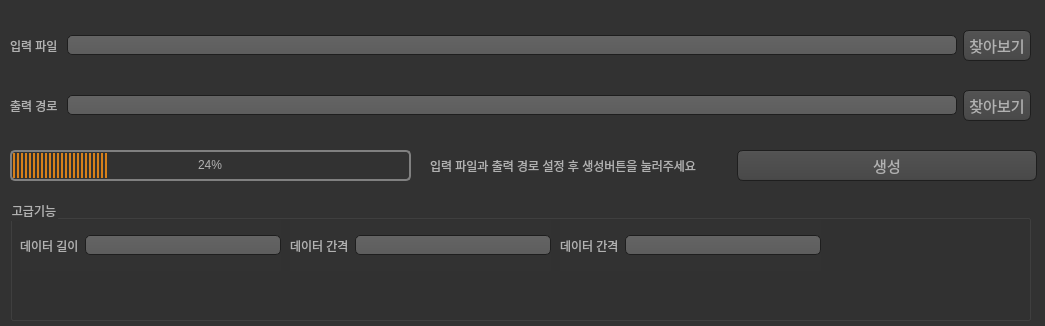
<?xml version="1.0" encoding="UTF-8"?>
<ui version="4.0">
 <class>Dialog</class>
 <widget class="QDialog" name="Dialog">
  <property name="geometry">
   <rect>
    <x>0</x>
    <y>0</y>
    <width>1045</width>
    <height>326</height>
   </rect>
  </property>
  <property name="windowTitle">
   <string>Bard</string>
  </property>
  <property name="styleSheet">
   <string notr="true">QToolTip
{
     border: 1px solid black;
     background-color: #ffa02f;
     padding: 1px;
     border-radius: 3px;
     opacity: 100;
}

QWidget
{
    color: #b1b1b1;
    background-color: #323232;
}

QWidget:item:hover
{
    background-color: QLinearGradient( x1: 0, y1: 0, x2: 0, y2: 1, stop: 0 #ffa02f, stop: 1 #ca0619);
    color: #000000;
}

QWidget:item:selected
{
    background-color: QLinearGradient( x1: 0, y1: 0, x2: 0, y2: 1, stop: 0 #ffa02f, stop: 1 #d7801a);
}

QMenuBar::item
{
    background: transparent;
}

QMenuBar::item:selected
{
    background: transparent;
    border: 1px solid #ffaa00;
}

QMenuBar::item:pressed
{
    background: #444;
    border: 1px solid #000;
    background-color: QLinearGradient(
        x1:0, y1:0,
        x2:0, y2:1,
        stop:1 #212121,
        stop:0.4 #343434/*,
        stop:0.2 #343434,
        stop:0.1 #ffaa00*/
    );
    margin-bottom:-1px;
    padding-bottom:1px;
}

QMenu
{
    border: 1px solid #000;
}

QMenu::item
{
    padding: 2px 20px 2px 20px;
}

QMenu::item:selected
{
    color: #000000;
}

QWidget:disabled
{
    color: #404040;
    background-color: #323232;
}

QAbstractItemView
{
    background-color: QLinearGradient( x1: 0, y1: 0, x2: 0, y2: 1, stop: 0 #4d4d4d, stop: 0.1 #646464, stop: 1 #5d5d5d);
}

QWidget:focus
{
    /*border: 2px solid QLinearGradient( x1: 0, y1: 0, x2: 0, y2: 1, stop: 0 #ffa02f, stop: 1 #d7801a);*/
}

QLineEdit
{
    background-color: QLinearGradient( x1: 0, y1: 0, x2: 0, y2: 1, stop: 0 #4d4d4d, stop: 0 #646464, stop: 1 #5d5d5d);
    padding: 1px;
    border-style: solid;
    border: 1px solid #1e1e1e;
    border-radius: 5;
}

QPushButton
{
    color: #b1b1b1;
    background-color: QLinearGradient( x1: 0, y1: 0, x2: 0, y2: 1, stop: 0 #565656, stop: 0.1 #525252, stop: 0.5 #4e4e4e, stop: 0.9 #4a4a4a, stop: 1 #464646);
    border-width: 1px;
    border-color: #1e1e1e;
    border-style: solid;
    border-radius: 6;
    padding: 3px;
    font-size: 15px;
    padding-left: 5px;
    padding-right: 5px;
}

QPushButton:pressed
{
    background-color: QLinearGradient( x1: 0, y1: 0, x2: 0, y2: 1, stop: 0 #2d2d2d, stop: 0.1 #2b2b2b, stop: 0.5 #292929, stop: 0.9 #282828, stop: 1 #252525);
}

QComboBox
{
    selection-background-color: #ffaa00;
    background-color: QLinearGradient( x1: 0, y1: 0, x2: 0, y2: 1, stop: 0 #565656, stop: 0.1 #525252, stop: 0.5 #4e4e4e, stop: 0.9 #4a4a4a, stop: 1 #464646);
    border-style: solid;
    border: 1px solid #1e1e1e;
    border-radius: 5;
}

QComboBox:hover,QPushButton:hover
{
    border: 2px solid QLinearGradient( x1: 0, y1: 0, x2: 0, y2: 1, stop: 0 #ffa02f, stop: 1 #d7801a);
}


QComboBox:on
{
    padding-top: 3px;
    padding-left: 4px;
    background-color: QLinearGradient( x1: 0, y1: 0, x2: 0, y2: 1, stop: 0 #2d2d2d, stop: 0.1 #2b2b2b, stop: 0.5 #292929, stop: 0.9 #282828, stop: 1 #252525);
    selection-background-color: #ffaa00;
}

QComboBox QAbstractItemView
{
    border: 2px solid darkgray;
    selection-background-color: QLinearGradient( x1: 0, y1: 0, x2: 0, y2: 1, stop: 0 #ffa02f, stop: 1 #d7801a);
}

QComboBox::drop-down
{
     subcontrol-origin: padding;
     subcontrol-position: top right;
     width: 15px;

     border-left-width: 0px;
     border-left-color: darkgray;
     border-left-style: solid; /* just a single line */
     border-top-right-radius: 3px; /* same radius as the QComboBox */
     border-bottom-right-radius: 3px;
 }

QComboBox::down-arrow
{
     image: url(:/down_arrow.png);
}

QGroupBox:focus
{
border: 2px solid QLinearGradient( x1: 0, y1: 0, x2: 0, y2: 1, stop: 0 #ffa02f, stop: 1 #d7801a);
}

QTextEdit:focus
{
    border: 2px solid QLinearGradient( x1: 0, y1: 0, x2: 0, y2: 1, stop: 0 #ffa02f, stop: 1 #d7801a);
}

QScrollBar:horizontal {
     border: 1px solid #222222;
     background: QLinearGradient( x1: 0, y1: 0, x2: 0, y2: 1, stop: 0.0 #121212, stop: 0.2 #282828, stop: 1 #484848);
     height: 7px;
     margin: 0px 16px 0 16px;
}

QScrollBar::handle:horizontal
{
      background: QLinearGradient( x1: 0, y1: 0, x2: 1, y2: 0, stop: 0 #ffa02f, stop: 0.5 #d7801a, stop: 1 #ffa02f);
      min-height: 20px;
      border-radius: 2px;
}

QScrollBar::add-line:horizontal {
      border: 1px solid #1b1b19;
      border-radius: 2px;
      background: QLinearGradient( x1: 0, y1: 0, x2: 1, y2: 0, stop: 0 #ffa02f, stop: 1 #d7801a);
      width: 14px;
      subcontrol-position: right;
      subcontrol-origin: margin;
}

QScrollBar::sub-line:horizontal {
      border: 1px solid #1b1b19;
      border-radius: 2px;
      background: QLinearGradient( x1: 0, y1: 0, x2: 1, y2: 0, stop: 0 #ffa02f, stop: 1 #d7801a);
      width: 14px;
     subcontrol-position: left;
     subcontrol-origin: margin;
}

QScrollBar::right-arrow:horizontal, QScrollBar::left-arrow:horizontal
{
      border: 1px solid black;
      width: 1px;
      height: 1px;
      background: white;
}

QScrollBar::add-page:horizontal, QScrollBar::sub-page:horizontal
{
      background: none;
}

QScrollBar:vertical
{
      background: QLinearGradient( x1: 0, y1: 0, x2: 1, y2: 0, stop: 0.0 #121212, stop: 0.2 #282828, stop: 1 #484848);
      width: 7px;
      margin: 16px 0 16px 0;
      border: 1px solid #222222;
}

QScrollBar::handle:vertical
{
      background: QLinearGradient( x1: 0, y1: 0, x2: 0, y2: 1, stop: 0 #ffa02f, stop: 0.5 #d7801a, stop: 1 #ffa02f);
      min-height: 20px;
      border-radius: 2px;
}

QScrollBar::add-line:vertical
{
      border: 1px solid #1b1b19;
      border-radius: 2px;
      background: QLinearGradient( x1: 0, y1: 0, x2: 0, y2: 1, stop: 0 #ffa02f, stop: 1 #d7801a);
      height: 14px;
      subcontrol-position: bottom;
      subcontrol-origin: margin;
}

QScrollBar::sub-line:vertical
{
      border: 1px solid #1b1b19;
      border-radius: 2px;
      background: QLinearGradient( x1: 0, y1: 0, x2: 0, y2: 1, stop: 0 #d7801a, stop: 1 #ffa02f);
      height: 14px;
      subcontrol-position: top;
      subcontrol-origin: margin;
}

QScrollBar::up-arrow:vertical, QScrollBar::down-arrow:vertical
{
      border: 1px solid black;
      width: 1px;
      height: 1px;
      background: white;
}


QScrollBar::add-page:vertical, QScrollBar::sub-page:vertical
{
      background: none;
}

QTextEdit
{
    background-color: #242424;
}

QPlainTextEdit
{
    background-color: #242424;
}

QHeaderView::section
{
    background-color: QLinearGradient(x1:0, y1:0, x2:0, y2:1, stop:0 #616161, stop: 0.5 #505050, stop: 0.6 #434343, stop:1 #656565);
    color: white;
    padding-left: 4px;
    border: 1px solid #6c6c6c;
}

QCheckBox:disabled
{
color: #414141;
}

QDockWidget::title
{
    text-align: center;
    spacing: 3px; /* spacing between items in the tool bar */
    background-color: QLinearGradient(x1:0, y1:0, x2:0, y2:1, stop:0 #323232, stop: 0.5 #242424, stop:1 #323232);
}

QDockWidget::close-button, QDockWidget::float-button
{
    text-align: center;
    spacing: 1px; /* spacing between items in the tool bar */
    background-color: QLinearGradient(x1:0, y1:0, x2:0, y2:1, stop:0 #323232, stop: 0.5 #242424, stop:1 #323232);
}

QDockWidget::close-button:hover, QDockWidget::float-button:hover
{
    background: #242424;
}

QDockWidget::close-button:pressed, QDockWidget::float-button:pressed
{
    padding: 1px -1px -1px 1px;
}

QMainWindow::separator
{
    background-color: QLinearGradient(x1:0, y1:0, x2:0, y2:1, stop:0 #161616, stop: 0.5 #151515, stop: 0.6 #212121, stop:1 #343434);
    color: white;
    padding-left: 4px;
    border: 1px solid #4c4c4c;
    spacing: 3px; /* spacing between items in the tool bar */
}

QMainWindow::separator:hover
{

    background-color: QLinearGradient(x1:0, y1:0, x2:0, y2:1, stop:0 #d7801a, stop:0.5 #b56c17 stop:1 #ffa02f);
    color: white;
    padding-left: 4px;
    border: 1px solid #6c6c6c;
    spacing: 3px; /* spacing between items in the tool bar */
}

QToolBar::handle
{
     spacing: 3px; /* spacing between items in the tool bar */
     background: url(:/images/handle.png);
}

QMenu::separator
{
    height: 2px;
    background-color: QLinearGradient(x1:0, y1:0, x2:0, y2:1, stop:0 #161616, stop: 0.5 #151515, stop: 0.6 #212121, stop:1 #343434);
    color: white;
    padding-left: 4px;
    margin-left: 10px;
    margin-right: 5px;
}

QProgressBar
{
    border: 2px solid grey;
    border-radius: 5px;
    text-align: center;
}

QProgressBar::chunk
{
    background-color: #d7801a;
    width: 2.15px;
    margin: 0.5px;
}

QTabBar::tab {
    color: #b1b1b1;
    border: 1px solid #444;
    border-bottom-style: none;
    background-color: #323232;
    padding-left: 10px;
    padding-right: 10px;
    padding-top: 3px;
    padding-bottom: 2px;
    margin-right: -1px;
}

QTabWidget::pane {
    border: 1px solid #444;
    top: 1px;
}

QTabBar::tab:last
{
    margin-right: 0; /* the last selected tab has nothing to overlap with on the right */
    border-top-right-radius: 3px;
}

QTabBar::tab:first:!selected
{
 margin-left: 0px; /* the last selected tab has nothing to overlap with on the right */


    border-top-left-radius: 3px;
}

QTabBar::tab:!selected
{
    color: #b1b1b1;
    border-bottom-style: solid;
    margin-top: 3px;
    background-color: QLinearGradient(x1:0, y1:0, x2:0, y2:1, stop:1 #212121, stop:.4 #343434);
}

QTabBar::tab:selected
{
    border-top-left-radius: 3px;
    border-top-right-radius: 3px;
    margin-bottom: 0px;
}

QTabBar::tab:!selected:hover
{
    /*border-top: 2px solid #ffaa00;
    padding-bottom: 3px;*/
    border-top-left-radius: 3px;
    border-top-right-radius: 3px;
    background-color: QLinearGradient(x1:0, y1:0, x2:0, y2:1, stop:1 #212121, stop:0.4 #343434, stop:0.2 #343434, stop:0.1 #ffaa00);
}

QRadioButton::indicator:checked, QRadioButton::indicator:unchecked{
    color: #b1b1b1;
    background-color: #323232;
    border: 1px solid #b1b1b1;
    border-radius: 6px;
}

QRadioButton::indicator:checked
{
    background-color: qradialgradient(
        cx: 0.5, cy: 0.5,
        fx: 0.5, fy: 0.5,
        radius: 1.0,
        stop: 0.25 #ffaa00,
        stop: 0.3 #323232
    );
}

QCheckBox::indicator{
    color: #b1b1b1;
    background-color: #323232;
    border: 1px solid #b1b1b1;
    width: 9px;
    height: 9px;
}

QRadioButton::indicator
{
    border-radius: 6px;
}

QRadioButton::indicator:hover, QCheckBox::indicator:hover
{
    border: 1px solid #ffaa00;
}

QCheckBox::indicator:checked
{
    image:url(:/images/checkbox.png);
}

QCheckBox::indicator:disabled, QRadioButton::indicator:disabled
{
    border: 1px solid #444;
}</string>
  </property>
  <widget class="QWidget" name="horizontalLayoutWidget">
   <property name="geometry">
    <rect>
     <x>10</x>
     <y>20</y>
     <width>1021</width>
     <height>51</height>
    </rect>
   </property>
   <layout class="QHBoxLayout" name="horizontalLayout_">
    <item>
     <widget class="QLabel" name="input_label">
      <property name="text">
       <string>입력 파일 </string>
      </property>
     </widget>
    </item>
    <item>
     <widget class="QLineEdit" name="input_lineEdit"/>
    </item>
    <item>
     <widget class="QPushButton" name="input_pushButton">
      <property name="text">
       <string>찾아보기</string>
      </property>
     </widget>
    </item>
   </layout>
  </widget>
  <widget class="QWidget" name="horizontalLayoutWidget_2">
   <property name="geometry">
    <rect>
     <x>10</x>
     <y>80</y>
     <width>1021</width>
     <height>51</height>
    </rect>
   </property>
   <layout class="QHBoxLayout" name="horizontalLayout_2">
    <item>
     <widget class="QLabel" name="output_label">
      <property name="text">
       <string>출력 경로 </string>
      </property>
     </widget>
    </item>
    <item>
     <widget class="QLineEdit" name="output_lineEdit"/>
    </item>
    <item>
     <widget class="QPushButton" name="output_pushButton">
      <property name="text">
       <string>찾아보기</string>
      </property>
     </widget>
    </item>
   </layout>
  </widget>
  <widget class="QWidget" name="horizontalLayoutWidget_3">
   <property name="geometry">
    <rect>
     <x>430</x>
     <y>140</y>
     <width>607</width>
     <height>51</height>
    </rect>
   </property>
   <layout class="QHBoxLayout" name="horizontalLayout_3">
    <item>
     <widget class="QLabel" name="label">
      <property name="text">
       <string>입력 파일과 출력 경로 설정 후 생성버튼을 눌러주세요</string>
      </property>
     </widget>
    </item>
    <item>
     <widget class="QPushButton" name="generate_pushButton">
      <property name="text">
       <string>생성</string>
      </property>
     </widget>
    </item>
   </layout>
  </widget>
  <widget class="QProgressBar" name="progressBar">
   <property name="geometry">
    <rect>
     <x>10</x>
     <y>150</y>
     <width>401</width>
     <height>31</height>
    </rect>
   </property>
   <property name="value">
    <number>24</number>
   </property>
  </widget>
  <widget class="QGroupBox" name="groupBox">
   <property name="geometry">
    <rect>
     <x>10</x>
     <y>200</y>
     <width>1021</width>
     <height>121</height>
    </rect>
   </property>
   <property name="title">
    <string>고급기능</string>
   </property>
   <widget class="QWidget" name="horizontalLayoutWidget_4">
    <property name="geometry">
     <rect>
      <x>10</x>
      <y>20</y>
      <width>261</width>
      <height>51</height>
     </rect>
    </property>
    <layout class="QHBoxLayout" name="horizontalLayout_1">
     <item>
      <widget class="QLabel" name="input_label_2">
       <property name="text">
        <string>데이터 길이</string>
       </property>
      </widget>
     </item>
     <item>
      <widget class="QLineEdit" name="input_lineEdit_2"/>
     </item>
    </layout>
   </widget>
   <widget class="QWidget" name="horizontalLayoutWidget_6">
    <property name="geometry">
     <rect>
      <x>280</x>
      <y>20</y>
      <width>261</width>
      <height>51</height>
     </rect>
    </property>
    <layout class="QHBoxLayout" name="horizontalLayout_5">
     <item>
      <widget class="QLabel" name="input_label_4">
       <property name="text">
        <string>데이터 간격</string>
       </property>
      </widget>
     </item>
     <item>
      <widget class="QLineEdit" name="input_lineEdit_4"/>
     </item>
    </layout>
   </widget>
   <widget class="QWidget" name="horizontalLayoutWidget_9">
    <property name="geometry">
     <rect>
      <x>550</x>
      <y>20</y>
      <width>261</width>
      <height>51</height>
     </rect>
    </property>
    <layout class="QHBoxLayout" name="horizontalLayout_8">
     <item>
      <widget class="QLabel" name="input_label_7">
       <property name="text">
        <string>데이터 간격</string>
       </property>
      </widget>
     </item>
     <item>
      <widget class="QLineEdit" name="input_lineEdit_7"/>
     </item>
    </layout>
   </widget>
  </widget>
 </widget>
 <resources/>
 <connections/>
</ui>
